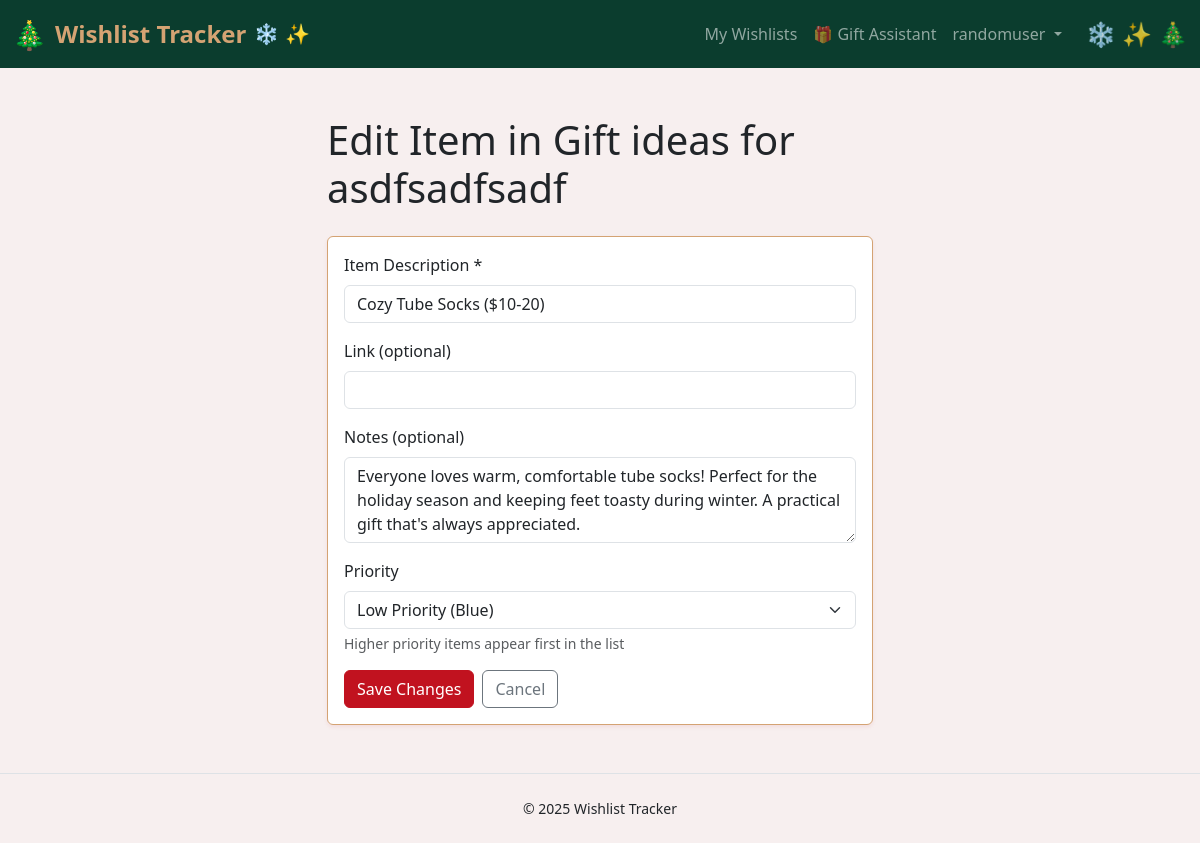
The app's page /wishlists/6/items/7/edit/ (signed in) with its own data.
### wishlist/models.py (models this page shows, shortened)
class Wishlist(models.Model):
    user = models.ForeignKey(settings.AUTH_USER_MODEL, on_delete=models.CASCADE, related_name="wishlists")
    person_name = models.CharField(max_length=120)
    title = models.CharField(max_length=200)
    created_at = models.DateTimeField(auto_now_add=True)
    updated_at = models.DateTimeField(auto_now=True)
    class Meta:
        ordering = ["-updated_at", "-created_at"]

class WishlistItem(models.Model):
    wishlist = models.ForeignKey(Wishlist, on_delete=models.CASCADE, related_name="items")
    description = models.CharField(max_length=300)
    url = models.URLField(blank=True)
    notes = models.TextField(blank=True)
    is_purchased = models.BooleanField(default=False)
    priority = models.PositiveSmallIntegerField(default=3)  # 1=High, 2=Med, 3=Low by default
    created_at = models.DateTimeField(auto_now_add=True)
    class Meta:
        ordering = ["is_purchased", "priority", "-created_at"]

### wishlist/views.py (the view, shortened to what this page needs)
# urls.py: path('wishlists/<int:wishlist_pk>/items/<int:item_pk>/edit/', views.item_edit, name='item_edit'),
@login_required
def item_edit(request, wishlist_pk, item_pk):
    wishlist = get_object_or_404(Wishlist, pk=wishlist_pk, user=request.user)
    item = get_object_or_404(WishlistItem, pk=item_pk, wishlist=wishlist)
    return render(request, "wishlist/item_edit.html", {"wishlist": wishlist, "item": item})

### wishlist/templates/wishlist/item_edit.html (shortened to what this page needs)
{% extends "base.html" %}
{% block content %}
<div class="container py-5">
  <div class="row justify-content-center">
    <div class="col-12 col-md-8 col-lg-6">
      <h1 class="mb-4">Edit Item in {{ wishlist.title }}</h1>
      <div class="card shadow-sm">
        <div class="card-body">
          <form method="post" action="{% url 'item_edit' wishlist.pk item.pk %}">
            <div class="mb-3">
              <label for="description" class="form-label">Item Description *</label>
              <input type="text" class="form-control" id="description" name="description"
                     value="{{ item.description }}" required>
            </div>
            <div class="mb-3">
              <label for="url" class="form-label">Link (optional)</label>
              <input type="url" class="form-control" id="url" name="url"
                     value="{{ item.url }}">
            </div>
            <div class="mb-3">
              <label for="notes" class="form-label">Notes (optional)</label>
              <textarea class="form-control" id="notes" name="notes" rows="3">{{ item.notes }}</textarea>
            </div>
            <div class="mb-3">
              <label for="priority" class="form-label">Priority</label>
              <select class="form-select" id="priority" name="priority">
                <option value="3" {% if item.priority == 3 %}selected{% endif %}>Low Priority (Blue)</option>
              </select>
              <div class="form-text">Higher priority items appear first in the list</div>
            </div>
            <div class="d-flex gap-2">
              <button type="submit" class="btn btn-primary">Save Changes</button>
              <a href="{% url 'wishlist_detail' wishlist.pk %}" class="btn btn-outline-secondary">Cancel</a>
            </div>
          </form>
        </div>
      </div>
    </div>
  </div>
</div>
{% endblock %}

### templates/navbar.html (shortened to what this page needs)
<nav class="navbar navbar-expand-lg navbar-dark bg-primary">
  <div class="container-fluid">
    <a class="navbar-brand d-flex align-items-center gap-2" href="{% url 'home' %}">
      <span style="font-size: 1.75rem;">🎄</span>
      <strong>Wishlist Tracker</strong>
      <span class="d-none d-md-inline" style="font-size: 1.25rem;">❄️ ✨</span>
    </a>
    <div class="collapse navbar-collapse" id="navbarNav">
      <ul class="navbar-nav ms-auto">
        {% if user.is_authenticated %}
          <li class="nav-item">
            <a class="nav-link" href="{% url 'wishlist_list' %}">My Wishlists</a>
          </li>
          <li class="nav-item">
            <a class="nav-link" href="{% url 'gift_assistant' %}">🎁 Gift Assistant</a>
          </li>
          <li class="nav-item dropdown">
            <a class="nav-link dropdown-toggle" href="#" id="navbarDropdown" role="button"
               data-bs-toggle="dropdown" aria-expanded="false">
              {{ user.username }}
            </a>
          </li>
        {% endif %}
      </ul>
    </div>
  </div>
</nav>

### assets/css/christmas-theme.css (style rules this page uses)
:root { --christmas-red: #C1121F; --christmas-green: #0B3D2E; --christmas-frost: #F7EFEF; --christmas-gold: #D4A373; --tech-dark: #1A1D23; --tech-blue: #3C7BF1; --tech-light-blue: #AECBFA; --tech-white: #F5F5F5; }
.btn-primary { background-color: var(--christmas-red); border-color: var(--christmas-red); }
.navbar-dark.bg-primary { background-color: var(--christmas-green) !important; }
a { color: var(--christmas-red); }
body.bg-light { background-color: var(--christmas-frost) !important; }
.shadow-sm, .shadow { box-shadow: 0 0.125rem 0.25rem rgba(193, 18, 31, 0.075) !important; }
.card { border: 1px solid var(--christmas-gold); }
.navbar-brand { color: var(--christmas-gold) !important; font-weight: 600; font-size: 1.25rem; }
.navbar-brand strong { font-size: 1.5rem; }
.navbar::after { display: none; }
.navbar .container-fluid::after { content: '❄️ ✨ 🎄'; font-size: 1.5rem; opacity: 0.8; margin-left: 1rem; vertical-align: middle; }
.card { background-color: white; border: 1px solid var(--christmas-gold); }

### records on screen
Wishlist: title "Gift ideas for asdfsadfsadf"
WishlistItem: description "Cozy Tube Socks ($10-20)", notes "Everyone loves warm, comfortable tube socks! Perfect for the holiday season and keeping feet toasty during winter. A practical gift that's always appreciated.", priority "Low Priority (Blue)"

### other values on screen
{{ user.username }} "randomuser"
{{ now|default:2025 }} "2025"
